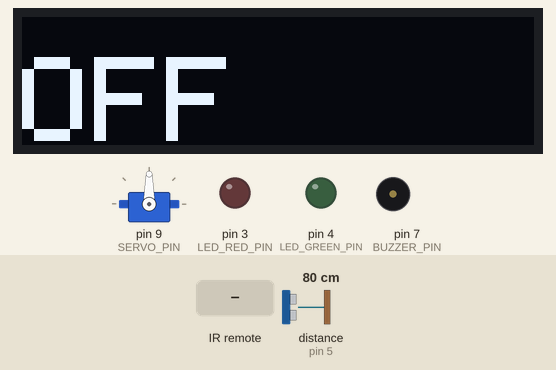
Simulated run of this sketch. Board: Arduino Uno, built with avr-gcc and run on an emulated ATmega328P. On the bench: servo, 128×32 one-colour display, output pins drawn as LEDs (lit = HIGH), buzzer (waves = sounding, pin HIGH). Dashed ring = blinking. Inputs (shaded band) come from the test bench; at power-on: distance to the obstacle (sensor on pin 5) 80 cm. The echo pulse lasts 58.3 µs per cm; pins used as bus, display or sensor lines are not drawn.

Above: at 1.2 s.
1.3 s: infrared code 0xBA45FF00 received
At 1.76 s:
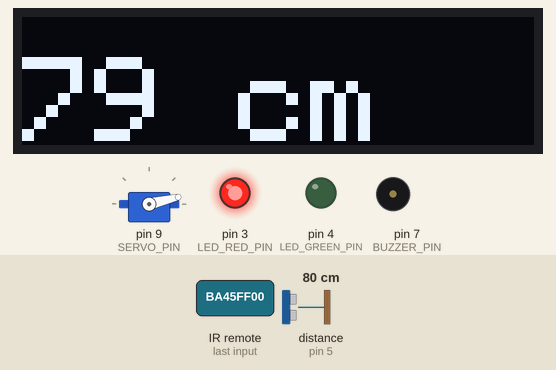
3.7 s: distance to the obstacle (sensor on pin 5) set to 2 cm
At 4.59 s:
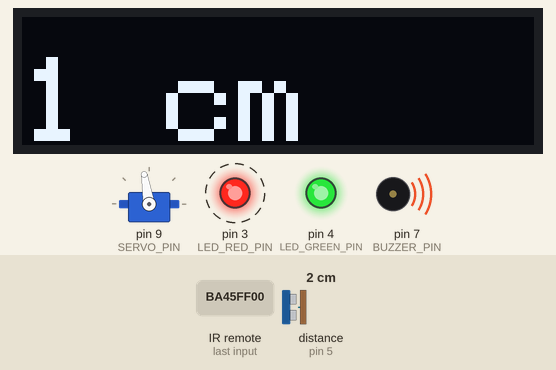
6.2 s: distance to the obstacle (sensor on pin 5) set to 250 cm
At 7.2 s:
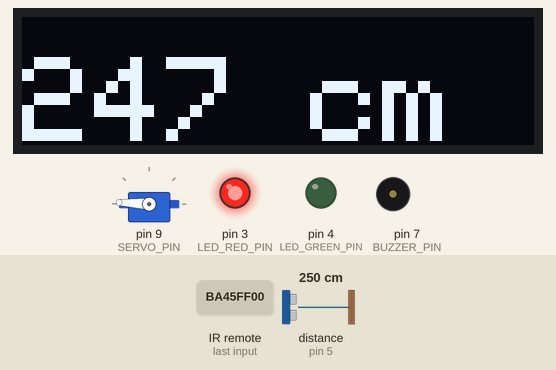
7.8 s: distance to the obstacle (sensor on pin 5) set to 4 cm
At 8.31 s:
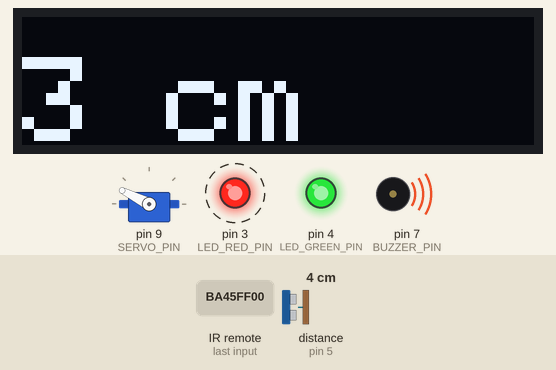
10.8 s: infrared code 0xE619FF00 received
At 13.6 s:
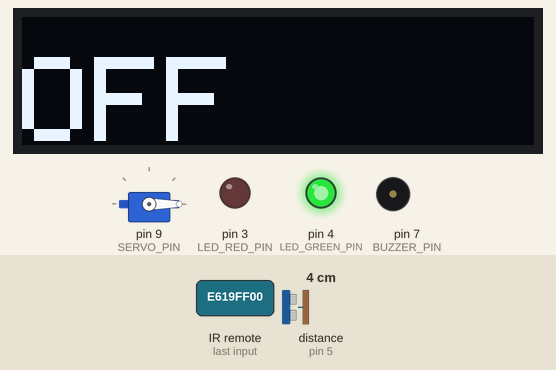
13.8 s: infrared code 0xBA45FF00 received
At 13.99 s:
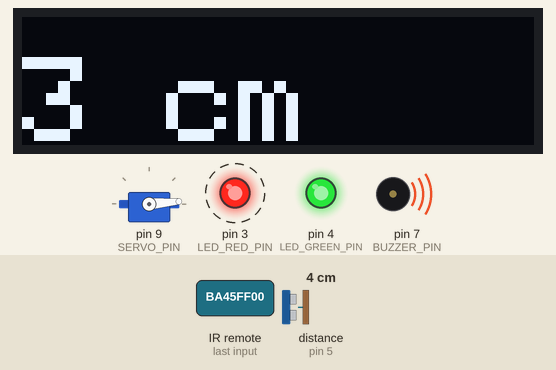
Timing chart, 0 to 20.5 s (numbered marks = the images above; inputs shaded):
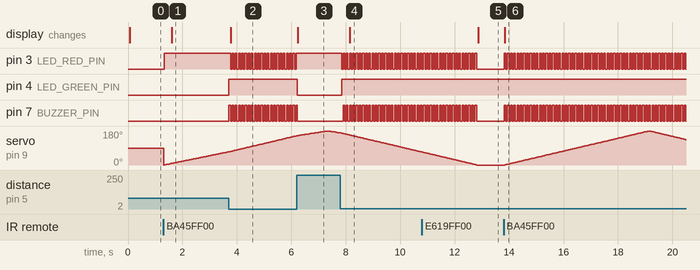

Measured:
- after the input at 1.3 s, pin 3 (LED_RED_PIN): LOW → HIGH at once; the display: changes after 0.31 s (image 1)
- after the input at 3.7 s, pin 3 (LED_RED_PIN): alternates HIGH for 0.06 s and LOW for 0.06 s, starting after 0.07 s; pin 4 (LED_GREEN_PIN): LOW → HIGH at once; pin 7 (BUZZER_PIN): alternates HIGH for 0.06 s and LOW for 0.06 s, starting at once; the display: changes after 0.08 s (image 2)
- after the input at 6.2 s, pin 3 (LED_RED_PIN): stops changing and stays HIGH; pin 4 (LED_GREEN_PIN): HIGH → LOW at once; pin 7 (BUZZER_PIN): goes on until 6.2 s, then stays LOW; the display: changes at once (image 3)
- after the input at 7.8 s, pin 3 (LED_RED_PIN): alternates HIGH for 0.06 s and LOW for 0.06 s, starting at once; pin 4 (LED_GREEN_PIN): LOW → HIGH at once; pin 7 (BUZZER_PIN): alternates HIGH for 0.06 s and LOW for 0.06 s, starting after 0.10 s; the display: changes after 0.35 s (image 4)
- after the input at 10.8 s, pin 3 (LED_RED_PIN), pin 7 (BUZZER_PIN): goes on until 12.8 s, then stays LOW; servo on pin 9 (SERVO_PIN): goes on until 12.8 s, then stays 0°; the display: changes after 2.1 s (image 5)
- after the input at 13.8 s, pin 3 (LED_RED_PIN), pin 7 (BUZZER_PIN): alternates HIGH for 0.06 s and LOW for 0.06 s, starting at once; servo on pin 9 (SERVO_PIN): rises from 0° to 180° in 5.3 s, then falls to 135° in 1.3 s; the display: changes at once (image 6)

The sketch:

arduino.ino
```cpp
#include <Servo.h>
#include <Wire.h>
#include <Adafruit_GFX.h>
#include <Adafruit_SSD1306.h>
#include <IRremote.hpp>

#define SCREEN_WIDTH 128
#define SCREEN_HEIGHT 32
#define OLED_RESET    -1
#define SCREEN_ADDRESS 0x3C

Adafruit_SSD1306 display(SCREEN_WIDTH, SCREEN_HEIGHT, &Wire, OLED_RESET);

const int trigPin = 2;
const int echoPin = 5;
const int IR_RECEIVE_PIN = 12;
const int SERVO_PIN = 9;
const int BUZZER_PIN = 7;
const int LED_RED_PIN = 3;
const int LED_GREEN_PIN = 4;

Servo myservo;
//int pos;
int speedDelay = 15;
const int minDelay = 5;
const int maxDelay = 100;

const uint32_t arrowUpBtn = 0xE718FF00;
const uint32_t arrowDownBtn = 0xAD52FF00;
const uint32_t turnOnBtn = 0xBA45FF00;
const uint32_t turnOffBtn = 0xE619FF00;

unsigned long decoded;
bool isDeviceActive = false;
long duration;
int distance;

unsigned long previousMillis = 0;
const long intervalFar = 250;
const long intervalClose = 50;

bool buzzerState = LOW;

void setup() {
  Serial.begin(250000);
  while (!Serial);

  IrReceiver.begin(IR_RECEIVE_PIN, ENABLE_LED_FEEDBACK);
  myservo.attach(SERVO_PIN);

  if (!display.begin(SSD1306_SWITCHCAPVCC, SCREEN_ADDRESS)) {
    while (true);
  }

  display.clearDisplay();
  display.setTextSize(1);
  display.setTextColor(SSD1306_WHITE);
  display.setCursor(0, 0);
  display.println(F("CPEG 330 project"));
  display.display();

  pinMode(trigPin, OUTPUT);
  pinMode(echoPin, INPUT);
  pinMode(BUZZER_PIN, OUTPUT);
  pinMode(LED_RED_PIN, OUTPUT);
  pinMode(LED_GREEN_PIN, OUTPUT);
}

void loop() {
  processIRRemote();

  if (isDeviceActive) {
    startScan();

  } else {
    display.clearDisplay();
    display.setTextSize(3);
    display.setTextColor(SSD1306_WHITE);
    display.setCursor(0, 10);
    display.println(F("OFF"));
    display.display();
  }
}

void processIRRemote() {
  if (IrReceiver.decode()) {
    decoded = IrReceiver.decodedIRData.decodedRawData;
    if (decoded == arrowUpBtn) {
      increaseSpeed();
    }
    if (decoded == arrowDownBtn) {
      decreaseSpeed();
    }
    if (decoded == turnOnBtn) {
      isDeviceActive = true;
    }
    if (decoded == turnOffBtn) {
      isDeviceActive = false;
    }
    IrReceiver.resume();
  }
}

void startScan() {
  scanRightToLeft();
  scanLeftToRight();
}

void scanRightToLeft() {
  for (int pos = 0; pos <= 180; pos++) {
    myservo.write(pos);
    delay(speedDelay);
    distance = calculateDistance();
    handleDistanceEvents(distance);
    displayDistance(distance);
  }
}

void scanLeftToRight() {
  for (int pos = 180; pos >= 0; pos--) {
    myservo.write(pos);
    delay(speedDelay);
    distance = calculateDistance();
    handleDistanceEvents(distance);
    displayDistance(distance);
  }
}

int calculateDistance() {
  digitalWrite(trigPin, LOW);
  delayMicroseconds(2);
  digitalWrite(trigPin, HIGH);
  delayMicroseconds(10);
  digitalWrite(trigPin, LOW);
  duration = pulseIn(echoPin, HIGH);
  return duration * 0.034 / 2;
}

void handleDistanceEvents(int distance) {
  unsigned long currentMillis = millis();
  if (distance <= 40 && distance > 20 && currentMillis - previousMillis >= intervalFar) {
    previousMillis = currentMillis;
    toggleBuzzerAndLED();
  }
  else if (distance <= 20 && distance > 0 && currentMillis - previousMillis >= intervalClose) {
    previousMillis = currentMillis;
    toggleBuzzerAndLED();
  }
  else if (distance > 40) {
    digitalWrite(BUZZER_PIN, LOW);
    digitalWrite(LED_GREEN_PIN, LOW);
    digitalWrite(LED_RED_PIN, HIGH);
  }
}

void toggleBuzzerAndLED() {
  static bool buzzState = LOW;
  buzzState = !buzzState;
  digitalWrite(BUZZER_PIN, buzzState);
  digitalWrite(LED_RED_PIN, buzzState);
  digitalWrite(LED_GREEN_PIN, HIGH);
}

void increaseSpeed() {
  if (speedDelay > minDelay) {
    speedDelay -= 10;
  }
}

void decreaseSpeed() {
  if (speedDelay < maxDelay) {
    speedDelay += 10;
  }
}

void displayDistance(int distance) {
  display.clearDisplay();
  display.setTextSize(3);
  display.setTextColor(SSD1306_WHITE);
  display.setCursor(0, 10);
  display.print(distance);
  display.print(F(" cm"));
  display.display();
}
```
